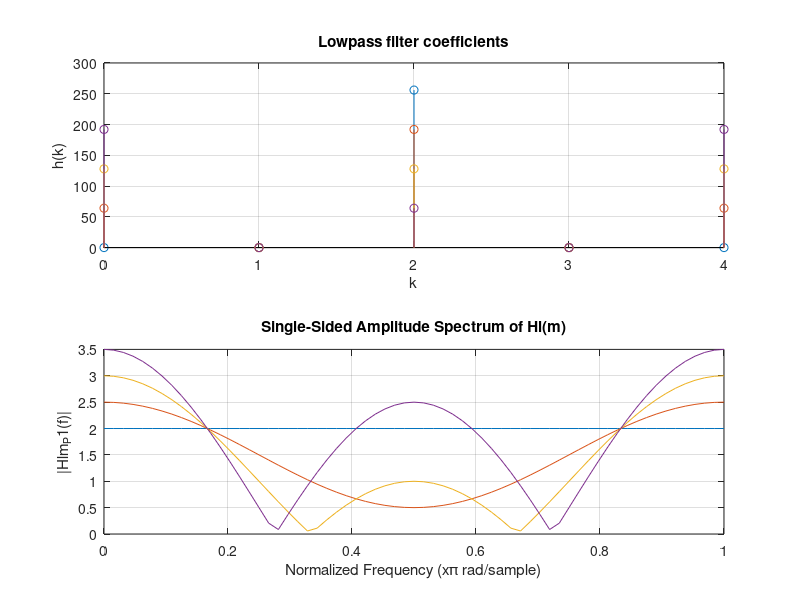

This chart was generated by the following MATLAB code:
close all
clear

%-- common --
% Fs = 1000;            % Sampling frequency                    
% T = 1/Fs;             % Sampling period       
L = 128;             % Length of signal
% t = (0:L-1)*T;        % Time vector
% f1 = 20;
% fpass = 240;
% fstop = 250;
% firOrder = 16;
% ntaps = firOrder + 1;
% f = Fs*(0:(L/2))/L;
% 
% %-- signal --
% xn = sin(2*pi*f1*t);
% 
% %-- signal fft --
% Xm = fft(xn);
% P2 = abs(Xm/L);
% P1 = P2(1:L/2+1);
% P1(2:end-1) = 2*P1(2:end-1);

%-- lowpass filter --
b = 0
hk0 = [b 0 256-b 0 b];
Hm = fft( [hk0 zeros(1, L - length(hk0))] );
Hm_P2 = abs(Hm/L);    % don't divide because filter coefficients are already scaled ???
Hm_P1 = Hm_P2(1:L/2+1);
Hm_P1(2:end-1) = Hm_P1(2:end-1);
Hm0 = Hm_P1;

b = 64
hk64 = [b 0 256-b 0 b];
Hm = fft( [hk64 zeros(1, L - length(hk64))] );
Hm_P2 = abs(Hm/L);    % don't divide because filter coefficients are already scaled ???
Hm_P1 = Hm_P2(1:L/2+1);
Hm_P1(2:end-1) = Hm_P1(2:end-1);
Hm64 = Hm_P1;

b = 128
hk128 = [b 0 256-b 0 b];
Hm = fft( [hk128 zeros(1, L - length(hk128))] );
Hm_P2 = abs(Hm/L);    % don't divide because filter coefficients are already scaled ???
Hm_P1 = Hm_P2(1:L/2+1);
Hm_P1(2:end-1) = Hm_P1(2:end-1);
Hm128 = Hm_P1;

b = 192
hk192 = [b 0 256-b 0 b];
Hm = fft( [hk192 zeros(1, L - length(hk192))] );
Hm_P2 = abs(Hm/L);    % don't divide because filter coefficients are already scaled ???
Hm_P1 = Hm_P2(1:L/2+1);
Hm_P1(2:end-1) = Hm_P1(2:end-1);
Hm192 = Hm_P1;

%-- plots --
subplot(2,1,1)
stem( (0:length(hk0)-1), [hk0' hk64' hk128' hk192'] )
grid on
title('Lowpass filter coefficients')
xlabel('k')
ylabel('h(k)')

subplot(2,1,2)
plot( (0:L/2)/(L/2), [Hm0' Hm64' Hm128' Hm192'])
grid on
title('Single-Sided Amplitude Spectrum of Hl(m)')
xlabel('Normalized Frequency (x\pi rad/sample)')
ylabel('|Hlm_P1(f)|')
